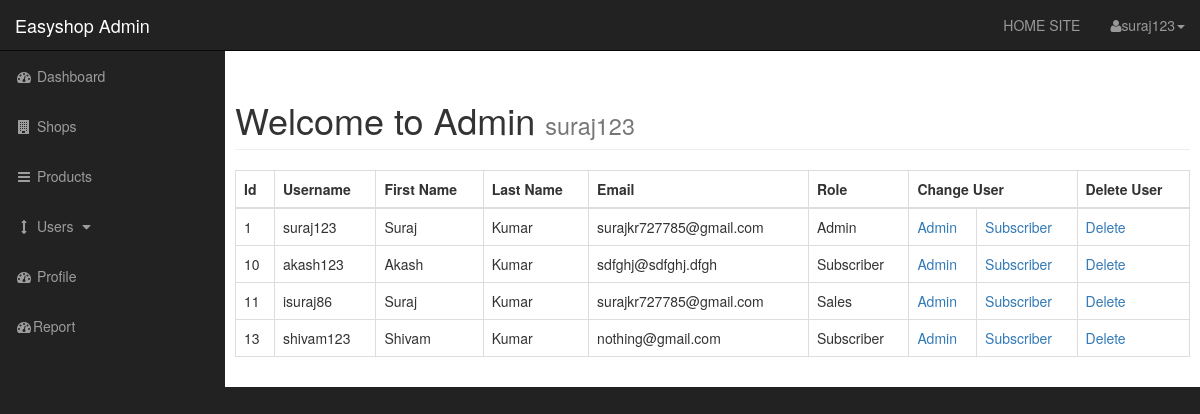
The page /admin/users.php (signed in) on the database its author committed.
### tables this page shows
CREATE TABLE `users` (
  `user_id` int(11) NOT NULL,
  `user_firstname` varchar(256) NOT NULL,
  `user_lastname` varchar(256) NOT NULL,
  `user_role` varchar(256) NOT NULL,
  `username` varchar(256) NOT NULL,
  `user_mobileno` bigint(255) NOT NULL,
  `user_address` varchar(256) NOT NULL,
  `user_email` varchar(256) NOT NULL,
  `user_password` varchar(256) NOT NULL,
  `user_randSalt` varchar(256) NOT NULL DEFAULT 'ilovemycountry'
);

### admin/includes/veiw_all_users.php (the view, shortened to what this page needs)
 <table class="table table-bordered table-hover">
                            <thead>
                                    <tr>
                                        <th>Id</th>
                                        <th>Username</th>
                                        <th>First Name</th>
                                        <th>Last Name</th>
                                        <th>Email</th>
                                        <th>Role</th>
                                        <th colspan="2">Change User</th>
                                        <th>Delete User</th>
                                    </tr>
                                </thead>
                                <tbody>
<?php
     $query ="SELECT * FROM users";
    $select_users = mysqli_query($connection,$query);
    while($row=mysqli_fetch_assoc($select_users)){
    $user_id = $row['user_id'];
    $username = $row['username'];
    $user_firstname = $row['user_firstname'];
    $user_lastname = $row['user_lastname'];
    $user_email = $row['user_email'];
    $user_role = $row['user_role'];
    echo "<tr>";
    echo "<td>{$user_id}</td>";
    echo "<td>{$username}</td>";
    echo "<td>{$user_firstname}</td>";
    echo "<td>{$user_lastname}</td>";
    echo "<td>{$user_email}</td>";
    echo "<td>{$user_role}</td>";
    echo "<td><a href='users.php?change_to_admin={$user_id}'>Admin</a></td>";
    echo "<td><a href='users.php?change_to_sub={$user_id}'>Subscriber</a></td>";
    echo "<td><a href='users.php?delete={$user_id}'>Delete</a></td>";
    echo "</tr>";
    }
?>
                                </tbody>
                            </table>

### admin/css/sb-admin.css (style rules this page uses)
body { margin-top: 100px; background-color: #222; }
@media (min-width:768px) { body { margin-top: 50px; } }

### rows shown on the page
users: user_id "1", username "suraj123", user_firstname "Suraj", user_lastname "Kumar", user_email "surajkr727785@gmail.com", user_role "Admin"
users: user_id "10", username "akash123", user_firstname "Akash", user_lastname "Kumar", user_email "sdfghj@sdfghj.dfgh", user_role "Subscriber"
users: user_id "11", username "isuraj86", user_firstname "Suraj", user_lastname "Kumar", user_email "surajkr727785@gmail.com", user_role "Sales"
users: user_id "13", username "shivam123", user_firstname "Shivam", user_lastname "Kumar", user_email "nothing@gmail.com", user_role "Subscriber"

### other values the page prints
$_SESSION['username'] "suraj123"
